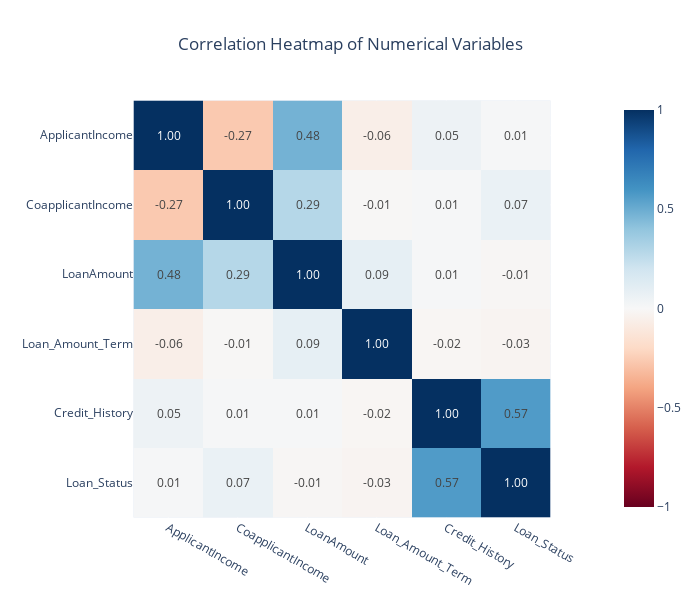

Source (notebook cell):
### Markdown cell above
**9. Correlation Heatmap**

### Code cell
cols = [
    "ApplicantIncome",
    "CoapplicantIncome",
    "LoanAmount",
    "Loan_Amount_Term",
    "Credit_History",
    "Loan_Status"
]

df_corr = df1[cols].copy()

# Encode Loan_Status (Y/N -> 1/0)
df_corr["Loan_Status"] = df_corr["Loan_Status"].map({"Y": 1, "N": 0})

# Make ALL columns numeric (important!)
for c in cols:
    df_corr[c] = pd.to_numeric(df_corr[c], errors="coerce")

# Drop rows with missing values in these columns
df_corr = df_corr.dropna(subset=cols)

# Correlation matrix
corr_matrix = df_corr.corr()

# Plot
fig = px.imshow(
    corr_matrix,
    text_auto=".2f",
    color_continuous_scale="RdBu",
    color_continuous_midpoint=0,
    zmin=-1,
    zmax=1,
    title="Correlation Heatmap of Numerical Variables"
)

fig.update_layout(
    width=700,
    height=600,
    title_x=0.5
)

fig.show()
ch_ls = corr_matrix.loc["Credit_History", "Loan_Status"]
print(f"Credit_History vs Loan_Status (r) = {ch_ls:.3f}")

### Figure 1 — Plotly figure (JSON) as saved in the notebook; plotly's stock layout.template omitted (floating-point values rounded to 4 significant figures)
{"data": [{"coloraxis": "coloraxis", "hovertemplate": "x: %{x}<br>y: %{y}<br>color: %{z}<extra></extra>", "name": "0", "texttemplate": "%{z:.2f}", "type": "heatmap", "x": ["ApplicantIncome", "CoapplicantIncome", "LoanAmount", "Loan_Amount_Term", "Credit_History", "Loan_Status"], "xaxis": "x", "y": ["ApplicantIncome", "CoapplicantIncome", "LoanAmount", "Loan_Amount_Term", "Credit_History", "Loan_Status"], "yaxis": "y", "z": [[1.0, -0.2668, 0.476, -0.06216, 0.05184, 0.01305], [-0.2668, 1.0, 0.2903, -0.008596, 0.008528, 0.06806], [0.476, 0.2903, 1.0, 0.08934, 0.01048, -0.01397], [-0.06216, -0.008596, 0.08934, 1.0, -0.01748, -0.02542], [0.05184, 0.008528, 0.01048, -0.01748, 1.0, 0.5666], [0.01305, 0.06806, -0.01397, -0.02542, 0.5666, 1.0]]}], "layout": {"coloraxis": {"cmax": 1, "cmid": 0, "cmin": -1, "colorscale": [[0, "rgb(103,0,31)"], [0.1, "rgb(178,24,43)"], [0.2, "rgb(214,96,77)"], [0.3, "rgb(244,165,130)"], [0.4, "rgb(253,219,199)"], [0.5, "rgb(247,247,247)"], [0.6, "rgb(209,229,240)"], [0.7, "rgb(146,197,222)"], [0.8, "rgb(67,147,195)"], [0.9, "rgb(33,102,172)"], [1, "rgb(5,48,97)"]]}, "height": 600, "title": {"text": "Correlation Heatmap of Numerical Variables", "x": 0.5}, "width": 700, "xaxis": {"anchor": "y", "constrain": "domain", "domain": [0, 1], "scaleanchor": "y"}, "yaxis": {"anchor": "x", "autorange": "reversed", "constrain": "domain", "domain": [0, 1]}}}
